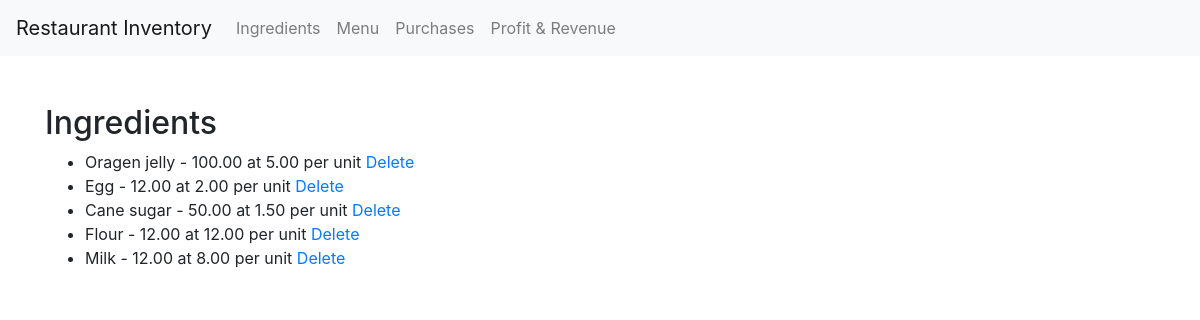
The page /ingredient/ on the database its author committed.
### inventory/models.py (models this page shows, shortened)
class Ingredient(models.Model):
    name = models.CharField(max_length=255)
    quantity = models.DecimalField(max_digits=10, decimal_places=2)  # Current quantity in stock
    price_per_unit = models.DecimalField(max_digits=10, decimal_places=2)

### inventory/views.py (the view)
# urls.py: path('ingredient/', IngredientListView.as_view(), name='ingredient-list'),
class IngredientListView(ListView):
    model = Ingredient
    template_name = 'ingredient_list.html'

### inventory/templates/ingredient_list.html
{% extends 'base.html' %}
{% block content %}
  <h2>Ingredients</h2>
  <ul>
    {% for ingredient in object_list %}
      <li>
        {{ ingredient.name }} - {{ ingredient.quantity }} {{ ingredient.unit }} at {{ ingredient.price_per_unit }} per unit
        <a href="{% url 'ingredient-delete' ingredient.pk %}">Delete</a>
      </li>
    {% endfor %}
  </ul>
{% endblock %}

### rows shown on the page
Ingredient: name "Oragen jelly", quantity "100.00", price_per_unit "5.00"
Ingredient: name "Egg", quantity "12.00", price_per_unit "2.00"
Ingredient: name "Cane sugar", quantity "50.00", price_per_unit "1.50"
Ingredient: name "Flour", quantity "12.00", price_per_unit "12.00"
Ingredient: name "Milk", quantity "12.00", price_per_unit "8.00"
